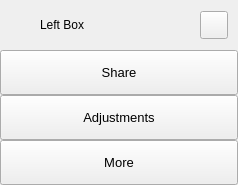
        <widget class="QFrame" name="extraLeftBox">
         <property name="minimumSize">
          <size>
           <width>0</width>
           <height>0</height>
          </size>
         </property>
         <property name="maximumSize">
          <size>
           <width>0</width>
           <height>16777215</height>
          </size>
         </property>
         <property name="frameShape">
          <enum>QFrame::NoFrame</enum>
         </property>
         <property name="frameShadow">
          <enum>QFrame::Raised</enum>
         </property>
         <layout class="QVBoxLayout" name="extraColumLayout">
          <property name="spacing">
           <number>0</number>
          </property>
          <property name="leftMargin">
           <number>0</number>
          </property>
          <property name="topMargin">
           <number>0</number>
          </property>
          <property name="rightMargin">
           <number>0</number>
          </property>
          <property name="bottomMargin">
           <number>0</number>
          </property>
          <item>
           <widget class="QFrame" name="extraTopBg">
            <property name="minimumSize">
             <size>
              <width>0</width>
              <height>50</height>
             </size>
            </property>
            <property name="maximumSize">
             <size>
              <width>16777215</width>
              <height>50</height>
             </size>
            </property>
            <property name="frameShape">
             <enum>QFrame::NoFrame</enum>
            </property>
            <property name="frameShadow">
             <enum>QFrame::Raised</enum>
            </property>
            <layout class="QVBoxLayout" name="verticalLayout_5">
             <property name="spacing">
              <number>0</number>
             </property>
             <property name="leftMargin">
              <number>0</number>
             </property>
             <property name="topMargin">
              <number>0</number>
             </property>
             <property name="rightMargin">
              <number>0</number>
             </property>
             <property name="bottomMargin">
              <number>0</number>
             </property>
             <item>
              <layout class="QGridLayout" name="extraTopLayout">
               <property name="leftMargin">
                <number>10</number>
               </property>
               <property name="rightMargin">
                <number>10</number>
               </property>
               <property name="horizontalSpacing">
                <number>10</number>
               </property>
               <property name="verticalSpacing">
                <number>0</number>
               </property>
               <item row="0" column="0">
                <widget class="QFrame" name="extraIcon">
                 <property name="minimumSize">
                  <size>
                   <width>20</width>
                   <height>0</height>
                  </size>
                 </property>
                 <property name="maximumSize">
                  <size>
                   <width>20</width>
                   <height>20</height>
                  </size>
                 </property>
                 <property name="frameShape">
                  <enum>QFrame::NoFrame</enum>
                 </property>
                 <property name="frameShadow">
                  <enum>QFrame::Raised</enum>
                 </property>
                </widget>
               </item>
               <item row="0" column="1">
                <widget class="QLabel" name="extraLabel">
                 <property name="minimumSize">
                  <size>
                   <width>150</width>
                   <height>0</height>
                  </size>
                 </property>
                 <property name="text">
                  <string>Left Box</string>
                 </property>
                </widget>
               </item>
               <item row="0" column="2">
                <widget class="QPushButton" name="extraCloseColumnBtn">
                 <property name="minimumSize">
                  <size>
                   <width>28</width>
                   <height>28</height>
                  </size>
                 </property>
                 <property name="maximumSize">
                  <size>
                   <width>28</width>
                   <height>28</height>
                  </size>
                 </property>
                 <property name="cursor">
                  <cursorShape>PointingHandCursor</cursorShape>
                 </property>
                 <property name="toolTip">
                  <string>Close left box</string>
                 </property>
                 <property name="text">
                  <string/>
                 </property>
                 <property name="icon">
                  <iconset resource="C:/Users/obikf/Desktop/Modern_GUI_PyDracula_PySide6_or_PyQt6-master/resources.qrc">
                   <normaloff>:/icons/images/icons/icon_close.png</normaloff>:/icons/images/icons/icon_close.png</iconset>
                 </property>
                 <property name="iconSize">
                  <size>
                   <width>20</width>
                   <height>20</height>
                  </size>
                 </property>
                </widget>
               </item>
              </layout>
             </item>
            </layout>
           </widget>
          </item>
          <item>
           <widget class="QFrame" name="extraContent">
            <property name="frameShape">
             <enum>QFrame::NoFrame</enum>
            </property>
            <property name="frameShadow">
             <enum>QFrame::Raised</enum>
            </property>
            <layout class="QVBoxLayout" name="verticalLayout_12">
             <property name="spacing">
              <number>0</number>
             </property>
             <property name="leftMargin">
              <number>0</number>
             </property>
             <property name="topMargin">
              <number>0</number>
             </property>
             <property name="rightMargin">
              <number>0</number>
             </property>
             <property name="bottomMargin">
              <number>0</number>
             </property>
             <item alignment="Qt::AlignTop">
              <widget class="QFrame" name="extraTopMenu">
               <property name="frameShape">
                <enum>QFrame::NoFrame</enum>
               </property>
               <property name="frameShadow">
                <enum>QFrame::Raised</enum>
               </property>
               <layout class="QVBoxLayout" name="verticalLayout_11">
                <property name="spacing">
                 <number>0</number>
                </property>
                <property name="leftMargin">
                 <number>0</number>
                </property>
                <property name="topMargin">
                 <number>0</number>
                </property>
                <property name="rightMargin">
                 <number>0</number>
                </property>
                <property name="bottomMargin">
                 <number>0</number>
                </property>
                <item>
                 <widget class="QPushButton" name="btn_share">
                  <property name="sizePolicy">
                   <sizepolicy hsizetype="Expanding" vsizetype="Fixed">
                    <horstretch>0</horstretch>
                    <verstretch>0</verstretch>
                   </sizepolicy>
                  </property>
                  <property name="minimumSize">
                   <size>
                    <width>0</width>
                    <height>45</height>
                   </size>
                  </property>
                  <property name="font">
                   <font>
                    <family>Segoe UI</family>
                    <pointsize>10</pointsize>
                    <weight>50</weight>
                    <italic>false</italic>
                    <bold>false</bold>
                   </font>
                  </property>
                  <property name="cursor">
                   <cursorShape>PointingHandCursor</cursorShape>
                  </property>
                  <property name="layoutDirection">
                   <enum>Qt::LeftToRight</enum>
                  </property>
                  <property name="styleSheet">
                   <string notr="true">background-image: url(:/icons/images/icons/cil-share-boxed.png);</string>
                  </property>
                  <property name="text">
                   <string>Share</string>
                  </property>
                 </widget>
                </item>
                <item>
                 <widget class="QPushButton" name="btn_adjustments">
                  <property name="sizePolicy">
                   <sizepolicy hsizetype="Expanding" vsizetype="Fixed">
                    <horstretch>0</horstretch>
                    <verstretch>0</verstretch>
                   </sizepolicy>
                  </property>
                  <property name="minimumSize">
                   <size>
                    <width>0</width>
                    <height>45</height>
                   </size>
                  </property>
                  <property name="font">
                   <font>
                    <family>Segoe UI</family>
                    <pointsize>10</pointsize>
                    <weight>50</weight>
                    <italic>false</italic>
                    <bold>false</bold>
                   </font>
                  </property>
                  <property name="cursor">
                   <cursorShape>PointingHandCursor</cursorShape>
                  </property>
                  <property name="layoutDirection">
                   <enum>Qt::LeftToRight</enum>
                  </property>
                  <property name="styleSheet">
                   <string notr="true">background-image: url(:/icons/images/icons/cil-equalizer.png);</string>
                  </property>
                  <property name="text">
                   <string>Adjustments</string>
                  </property>
                 </widget>
                </item>
                <item>
                 <widget class="QPushButton" name="btn_more">
                  <property name="sizePolicy">
                   <sizepolicy hsizetype="Expanding" vsizetype="Fixed">
                    <horstretch>0</horstretch>
                    <verstretch>0</verstretch>
                   </sizepolicy>
                  </property>
                  <property name="minimumSize">
                   <size>
                    <width>0</width>
                    <height>45</height>
                   </size>
                  </property>
                  <property name="font">
                   <font>
                    <family>Segoe UI</family>
                    <pointsize>10</pointsize>
                    <weight>50</weight>
                    <italic>false</italic>
                    <bold>false</bold>
                   </font>
                  </property>
                  <property name="cursor">
                   <cursorShape>PointingHandCursor</cursorShape>
                  </property>
                  <property name="layoutDirection">
                   <enum>Qt::LeftToRight</enum>
                  </property>
                  <property name="styleSheet">
                   <string notr="true">background-image: url(:/icons/images/icons/cil-layers.png);</string>
                  </property>
                  <property name="text">
                   <string>More</string>
                  </property>
                 </widget>
                </item>
               </layout>
              </widget>
             </item>
             <item>
              <widget class="QFrame" name="extraBottom">
               <property name="frameShape">
                <enum>QFrame::NoFrame</enum>
               </property>
               <property name="frameShadow">
                <enum>QFrame::Raised</enum>
               </property>
              </widget>
             </item>
            </layout>
           </widget>
          </item>
         </layout>
        </widget>
